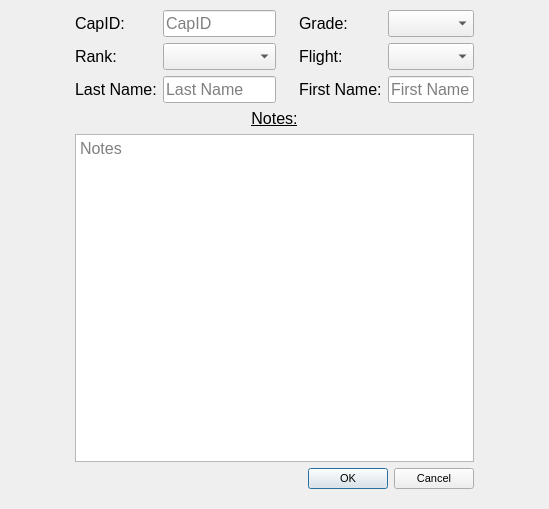
<?xml version="1.0" encoding="UTF-8"?>
<ui version="4.0">
 <class>CadetEditor</class>
 <widget class="QMainWindow" name="CadetEditor">
  <property name="geometry">
   <rect>
    <x>0</x>
    <y>0</y>
    <width>549</width>
    <height>509</height>
   </rect>
  </property>
  <property name="windowTitle">
   <string>MainWindow</string>
  </property>
  <widget class="QWidget" name="centralwidget">
   <layout class="QGridLayout" name="gridLayout">
    <property name="leftMargin">
     <number>75</number>
    </property>
    <property name="topMargin">
     <number>10</number>
    </property>
    <property name="rightMargin">
     <number>75</number>
    </property>
    <property name="bottomMargin">
     <number>20</number>
    </property>
    <item row="1" column="4" colspan="2">
     <widget class="QComboBox" name="flightBox">
      <property name="enabled">
       <bool>true</bool>
      </property>
      <property name="sizePolicy">
       <sizepolicy hsizetype="Expanding" vsizetype="Fixed">
        <horstretch>0</horstretch>
        <verstretch>0</verstretch>
       </sizepolicy>
      </property>
      <property name="font">
       <font>
        <pointsize>12</pointsize>
       </font>
      </property>
      <property name="editable">
       <bool>false</bool>
      </property>
     </widget>
    </item>
    <item row="4" column="0" colspan="6">
     <widget class="QLabel" name="notesLabel">
      <property name="font">
       <font>
        <pointsize>12</pointsize>
        <underline>true</underline>
       </font>
      </property>
      <property name="text">
       <string>Notes:</string>
      </property>
      <property name="alignment">
       <set>Qt::AlignCenter</set>
      </property>
     </widget>
    </item>
    <item row="0" column="3">
     <widget class="QLabel" name="gradeLabel">
      <property name="font">
       <font>
        <pointsize>12</pointsize>
       </font>
      </property>
      <property name="text">
       <string>Grade:</string>
      </property>
     </widget>
    </item>
    <item row="5" column="0" colspan="6">
     <widget class="QTextEdit" name="notesEdit">
      <property name="font">
       <font>
        <pointsize>12</pointsize>
       </font>
      </property>
      <property name="placeholderText">
       <string>Notes</string>
      </property>
     </widget>
    </item>
    <item row="2" column="4" colspan="2">
     <widget class="QLineEdit" name="firstNameEdit">
      <property name="font">
       <font>
        <pointsize>12</pointsize>
       </font>
      </property>
      <property name="inputMethodHints">
       <set>Qt::ImhLatinOnly</set>
      </property>
      <property name="placeholderText">
       <string>First Name</string>
      </property>
     </widget>
    </item>
    <item row="2" column="3">
     <widget class="QLabel" name="firshNameLabel">
      <property name="font">
       <font>
        <pointsize>12</pointsize>
       </font>
      </property>
      <property name="text">
       <string>First Name:</string>
      </property>
     </widget>
    </item>
    <item row="2" column="1">
     <widget class="QLineEdit" name="lastNameEdit">
      <property name="font">
       <font>
        <pointsize>12</pointsize>
       </font>
      </property>
      <property name="inputMethodHints">
       <set>Qt::ImhLatinOnly</set>
      </property>
      <property name="placeholderText">
       <string>Last Name</string>
      </property>
     </widget>
    </item>
    <item row="2" column="0">
     <widget class="QLabel" name="lastNameLabel">
      <property name="font">
       <font>
        <pointsize>12</pointsize>
       </font>
      </property>
      <property name="text">
       <string>Last Name:</string>
      </property>
     </widget>
    </item>
    <item row="1" column="0">
     <widget class="QLabel" name="rankLabel">
      <property name="font">
       <font>
        <pointsize>12</pointsize>
       </font>
      </property>
      <property name="text">
       <string>Rank:</string>
      </property>
     </widget>
    </item>
    <item row="1" column="3">
     <widget class="QLabel" name="flightLabel">
      <property name="font">
       <font>
        <pointsize>12</pointsize>
       </font>
      </property>
      <property name="text">
       <string>Flight:</string>
      </property>
     </widget>
    </item>
    <item row="1" column="1">
     <widget class="QComboBox" name="rankBox">
      <property name="enabled">
       <bool>true</bool>
      </property>
      <property name="sizePolicy">
       <sizepolicy hsizetype="Expanding" vsizetype="Fixed">
        <horstretch>0</horstretch>
        <verstretch>0</verstretch>
       </sizepolicy>
      </property>
      <property name="font">
       <font>
        <pointsize>12</pointsize>
       </font>
      </property>
     </widget>
    </item>
    <item row="0" column="0">
     <widget class="QLabel" name="idLabel">
      <property name="sizePolicy">
       <sizepolicy hsizetype="Preferred" vsizetype="Preferred">
        <horstretch>0</horstretch>
        <verstretch>0</verstretch>
       </sizepolicy>
      </property>
      <property name="font">
       <font>
        <pointsize>12</pointsize>
       </font>
      </property>
      <property name="text">
       <string>CapID:</string>
      </property>
     </widget>
    </item>
    <item row="0" column="1">
     <widget class="QLineEdit" name="idBox">
      <property name="sizePolicy">
       <sizepolicy hsizetype="Expanding" vsizetype="Fixed">
        <horstretch>0</horstretch>
        <verstretch>0</verstretch>
       </sizepolicy>
      </property>
      <property name="maximumSize">
       <size>
        <width>16777215</width>
        <height>16777215</height>
       </size>
      </property>
      <property name="font">
       <font>
        <pointsize>12</pointsize>
       </font>
      </property>
      <property name="inputMethodHints">
       <set>Qt::ImhDigitsOnly</set>
      </property>
      <property name="inputMask">
       <string/>
      </property>
      <property name="maxLength">
       <number>6</number>
      </property>
      <property name="placeholderText">
       <string>CapID</string>
      </property>
     </widget>
    </item>
    <item row="1" column="2">
     <spacer name="horizontalSpacer_2">
      <property name="orientation">
       <enum>Qt::Horizontal</enum>
      </property>
      <property name="sizeHint" stdset="0">
       <size>
        <width>40</width>
        <height>20</height>
       </size>
      </property>
     </spacer>
    </item>
    <item row="0" column="4" colspan="2">
     <widget class="QComboBox" name="gradeBox">
      <property name="sizePolicy">
       <sizepolicy hsizetype="Expanding" vsizetype="Fixed">
        <horstretch>0</horstretch>
        <verstretch>0</verstretch>
       </sizepolicy>
      </property>
      <property name="font">
       <font>
        <pointsize>12</pointsize>
       </font>
      </property>
      <property name="placeholderText">
       <string/>
      </property>
     </widget>
    </item>
    <item row="6" column="3" colspan="3">
     <widget class="QDialogButtonBox" name="buttonBox">
      <property name="sizePolicy">
       <sizepolicy hsizetype="Expanding" vsizetype="Fixed">
        <horstretch>0</horstretch>
        <verstretch>0</verstretch>
       </sizepolicy>
      </property>
      <property name="font">
       <font>
        <pointsize>8</pointsize>
       </font>
      </property>
      <property name="standardButtons">
       <set>QDialogButtonBox::Cancel|QDialogButtonBox::Ok</set>
      </property>
      <property name="centerButtons">
       <bool>false</bool>
      </property>
     </widget>
    </item>
   </layout>
  </widget>
 </widget>
 <resources/>
 <connections/>
</ui>
